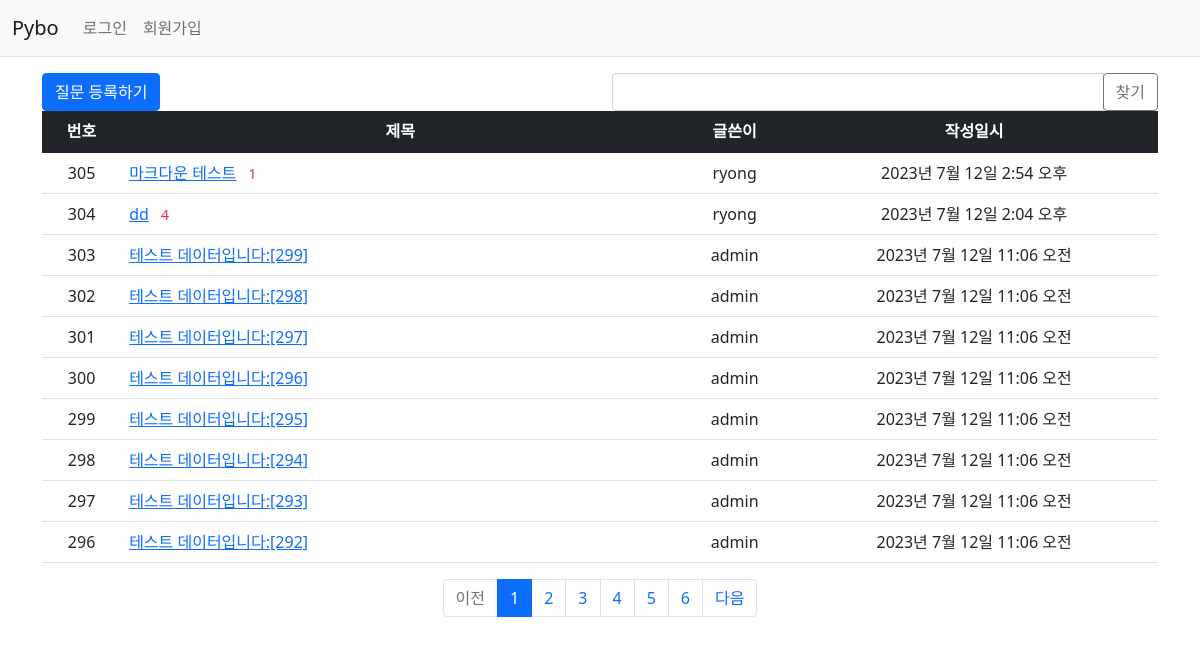
Screenshot of /pybo/ with the database file from the repository.
### pybo/models.py (models this page shows, shortened)
class Question(models.Model):
    author = models.ForeignKey(User, on_delete=models.CASCADE, related_name='author_question')
    subject = models.CharField(max_length=200)
    content = models.TextField()
    create_date = models.DateTimeField()
    modify_date = models.DateTimeField(null=True, blank=True)
    voter = models.ManyToManyField(User, related_name='voter_question') # 추천인 추가

### pybo/views/base_views.py (the view, shortened to what this page needs)
# urls.py: path('', base_views.index, name='index'), #'/'에 해당되는 path
def index(request):
    page = request.GET.get('page', '1')  # 페이지
    kw = request.GET.get('kw', '') # 검색어
    question_list = Question.objects.order_by('-create_date')
    paginator = Paginator(question_list, 10)  # 페이지당 10개씩 보여주기
    page_obj = paginator.get_page(page)
    context = {'question_list': page_obj, 'page': page, 'kw': kw}
    return render(request, 'pybo/question_list.html', context)

### pybo/templatetags/pybo_filter.py (called while the page is built)
@register.filter
def sub(value, arg):
    return value - arg

### templates/pybo/question_list.html (shortened to what this page needs)
{% extends 'base.html' %}
{% load pybo_filter %}
{% block content %}
<div class="container my-3">
    <div class="row my3">
        <div class="col-6">
            <a href="{% url 'pybo:question_create' %}" class="btn btn-primary">질문 등록하기</a>
        </div>
        <div class="col-6">
            <div class="input-group">
                <input type="text" id="search_kw" class="form-control" value="{{ kw|default_if_none:'' }}">
                <div class="input-group-append">
                    <button class="btn btn-outline-secondary" type="button" id="btn_search">찾기</button>
                </div>
            </div>
        </div>
    </div>
    <table class="table">
        <thead>
        <tr class="text-center table-dark">
            <th>번호</th>
            <th style="width:50%">제목</th>
            <th>글쓴이</th>
            <th>작성일시</th>
        </tr>
        </thead>
        <tbody>
        {% if question_list %}
        {% for question in question_list %}
        <tr class="text-center">
            <td>
                {{ question_list.paginator.count|sub:question_list.start_index|sub:forloop.counter0|add:1 }}
            </td>
            <td class="text-start">
                <a href="{% url 'pybo:detail' question.id %}">{{ question.subject }}</a>
                {% if question.answer_set.count > 0 %}
                <span class="text-danger small mx-2">{{ question.answer_set.count }}</span>
                {% endif %}
            </td>
            <td>{{ question.author.username }}</td>
            <td>{{ question.create_date }}</td>
        </tr>
        {% endfor %}
        {% else %}
        <tr>
            <td colspan="3">질문이 없습니다.</td>
        </tr>
        {% endif %}
        </tbody>
    </table>
    <ul class="pagination justify-content-center">
        {% if question_list.has_previous %}
        <li class="page-item">
            <a class="page-link" href="?page={{ question_list.previous_page_number }}"
                href="javascript:void(0)">이전</a>
        </li>
        {% else %}
        <li class="page-item disabled">
            <a class="page-link" tabindex="-1" aria-disabled="true" href="#">이전</a>
        </li>
        {% endif %}
        {% for page_number in question_list.paginator.page_range %}
        {% if page_number >= question_list.number|add:-5 and page_number <= question_list.number|add:5 %}
        {% if page_number == question_list.number %}
        <li class="page-item active" aria-current="page">
            <a class="page-link" href="?page={{ page_number }}"
                href="javascript:void(0)">{{ page_number }}</a>
        </li>
        {% else %}
        <li class="page-item">
            <a class="page-link" href="?page={{ page_number }}"
                href="javascript:void(0)">{{ page_number }}</a>
        </li>
        {% endif %}
        {% endif %}
        {% endfor %}
        {% if question_list.has_next %}
        <li class="page-item">
            <a class="page-link" href="?page={{ question_list.next_page_number }}"
                href="javascript:void(0)">다음</a>
        </li>
        {% else %}
        <li class="page-item disabled">
            <a class="page-link" tabindex="-1" aria-disabled="true" href="javascript:void(0)">다음</a>
        </li>
        {% endif %}
    </ul>
</div>
{% endblock %}

### templates/base.html (shortened to what this page needs)
{% load static %}
<!doctype html>
<html lang="ko">
<head>
    <link rel="stylesheet" type="text/css" href="{% static 'bootstrap.min.css' %}">
    <link rel="stylesheet" type="text/css" href="{% static 'style.css' %}">
</head>
<body>
{% include "navbar.html" %}
{% block content %}
{% endblock %}
</body>
</html>

### templates/navbar.html (shortened to what this page needs)
<nav class="navbar navbar-expand-lg navbar-light bg-light border-bottom">
    <div class="container-fluid">
        <a class="navbar-brand" href="{% url 'pybo:index' %}">Pybo</a>
        <div class="collapse navbar-collapse" id="navbarSupportedContent">
            <ul class="navbar-nav me-auto mb-2 mb-lg-0">
                <li class="nav-item">
                    {% if user.is_authenticated %}
                    <a class="nav-link" href="{% url 'common:logout' %}">{{ user.username }} (로그아웃)</a>
                    {% else %}
                    <a class="nav-link" href="{% url 'common:login' %}">로그인</a>
                    {% endif %}
                </li>
                <li>
                    {% if not user.is_authenticated %}
                    <a class="nav-link" href="{% url 'common:signup' %}">회원가입</a>
                    {% endif %}
                </li>
            </ul>
        </div>
    </div>
</nav>

### rows the page displays
Question: paginator.count|sub "305", subject "마크다운 테스트", answer_set.count "1", author.username "ryong", create_date "2023년 7월 12일 2:54 오후"
Question: paginator.count|sub "304", subject "dd", answer_set.count "4", author.username "ryong", create_date "2023년 7월 12일 2:04 오후"
Question: paginator.count|sub "303", subject "테스트 데이터입니다:[299]", author.username "admin", create_date "2023년 7월 12일 11:06 오전"
Question: paginator.count|sub "302", subject "테스트 데이터입니다:[298]", author.username "admin", create_date "2023년 7월 12일 11:06 오전"
Question: paginator.count|sub "301", subject "테스트 데이터입니다:[297]", author.username "admin", create_date "2023년 7월 12일 11:06 오전"
Question: paginator.count|sub "300", subject "테스트 데이터입니다:[296]", author.username "admin", create_date "2023년 7월 12일 11:06 오전"
Question: paginator.count|sub "299", subject "테스트 데이터입니다:[295]", author.username "admin", create_date "2023년 7월 12일 11:06 오전"
Question: paginator.count|sub "298", subject "테스트 데이터입니다:[294]", author.username "admin", create_date "2023년 7월 12일 11:06 오전"
Question: paginator.count|sub "297", subject "테스트 데이터입니다:[293]", author.username "admin", create_date "2023년 7월 12일 11:06 오전"
Question: paginator.count|sub "296", subject "테스트 데이터입니다:[292]", author.username "admin", create_date "2023년 7월 12일 11:06 오전"

### other values shown
{{ page_number }} "1"
{{ page_number }} "2" "3" "4" "5" "6"
